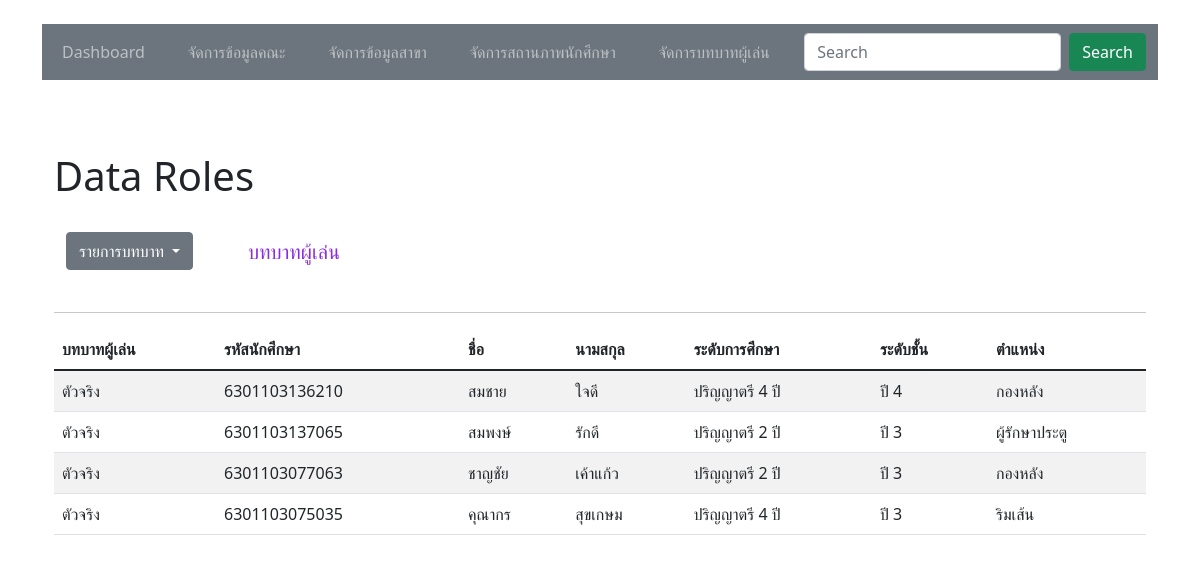
Screenshot of /dataRoles.php?roleId=1 with the database file from the repository.
### tables this page shows
CREATE TABLE `students` (
  `stId` int(11) NOT NULL,
  `studentId` varchar(13) NOT NULL,
  `firstName` varchar(255) NOT NULL,
  `lastName` varchar(255) NOT NULL,
  `personId` varchar(13) NOT NULL,
  `birthDate` date DEFAULT NULL,
  `phone` varchar(13) DEFAULT NULL,
  `address` varchar(255) DEFAULT NULL,
  `scholarshipId` int(11) NOT NULL,
  `statusId` int(11) NOT NULL,
  `awards` varchar(255) DEFAULT NULL,
  `study` varchar(255) DEFAULT NULL,
  `class` varchar(255) DEFAULT NULL,
  `majorId` int(11) NOT NULL,
  `fatherName` varchar(255) DEFAULT NULL,
  `fPhone` varchar(10) DEFAULT NULL,
  `motherName` varchar(255) DEFAULT NULL,
  `mPhone` varchar(10) DEFAULT NULL,
  `clubName` varchar(255) DEFAULT NULL,
  `position` varchar(255) DEFAULT NULL,
  `size` varchar(10) DEFAULT NULL,
  `number` varchar(4) DEFAULT NULL,
  `userRole` varchar(10) NOT NULL,
  `roleId` int(11) NOT NULL,
  `password` varchar(255) DEFAULT NULL,
  `image` varchar(255) DEFAULT NULL
);

CREATE TABLE `roles` (
  `roleId` int(11) NOT NULL,
  `roleType` varchar(100) NOT NULL
);

### dataRoles.php (the view, shortened to what this page needs)
<?php
require_once 'config/connect.php';
?>
<!DOCTYPE html>
<html lang="en">
<head>
  <link href="https://cdn.jsdelivr.net/npm/bootstrap@5.1.3/dist/css/bootstrap.min.css" rel="stylesheet">
  <link rel="stylesheet" href="https://cdn.datatables.net/1.11.5/css/jquery.dataTables.min.css">
</head>
<body>
  <div class="container mt-4 mb-4">
    <nav class="navbar navbar-expand-lg navbar-dark bg-secondary">
      <div class="container-fluid">
        <ul class="navbar-nav mb-2 mb-lg-0">
          <li class="nav-item fw-normal">
            <a class="nav-link" aria-current="page" href="dashboard.php">Dashboard</a>
          </li>
        </ul>
        <ul class="navbar-nav mb-2 mb-lg-0">
          <li class="nav-item fw-normal">
            <a class="nav-link" href="facultyPage.php">จัดการข้อมูลคณะ</a>
          </li>
        </ul>
        <ul class="navbar-nav mb-2 mb-lg-0">
          <li class="nav-item fw-normal">
            <a class="nav-link" href="majorPage.php">จัดการข้อมูลสาขา</a>
          </li>
        </ul>
        <ul class="navbar-nav mb-2 mb-lg-0">
          <li class="nav-item fw-normal">
            <a class="nav-link" href="statusPage.php">จัดการสถานภาพนักศึกษา</a>
          </li>
        </ul>
        <ul class="navbar-nav mb-2 mb-lg-0">
          <li class="nav-item fw-normal">
            <a class="nav-link" href="rolePage.php">จัดการบทบาทผู้เล่น</a>
          </li>
        </ul>
        <ul class="navbar-nav mb-2 mb-lg-0">
          <form class="d-flex">
            <input class="form-control me-2" type="search" placeholder="Search" aria-label="Search">
            <button class="btn btn-success" type="submit">Search</button>
          </form>
        </ul>
      </div>
    </nav>
    <br>
  </div>
  <div class="container-sm">
    <div class="container mt-5">
      <div class="row">
        <div class="col-md-6">
          <h1>Data Roles</h1>
        </div>
      </div>
      <br>
      <div class="container">
        <div class="row">
          <div class="col-md-2">
            <div class="dropdown">
              <button class="btn btn-secondary dropdown-toggle" type="button" id="dropdownMenuButton1" data-bs-toggle="dropdown" aria-expanded="false">
                รายการบทบาท
              </button>
            </div>
          </div>
          <div class="col-md-2 mt-2 text-left" style="color:blueviolet;">
            <h5>บทบาทผู้เล่น</h5>
          </div>
        </div>
      </div>
      <br>
      <hr>
      <table class="table table-striped">
        <thead>
          <tr>
            <th scope="col">บทบาทผู้เล่น</th>
            <th scope="col">รหัสนักศึกษา</th>
            <th scope="col">ชื่อ</th>
            <th scope="col">นามสกุล</th>
            <th scope="col">ระดับการศึกษา</th>
            <th scope="col">ระดับชั้น</th>
            <th scope="col">ตำแหน่ง</th>
          </tr>
        </thead>
        <tbody>
          <?php
          if (isset($_GET['roleId'])) {
            $roleId = $_GET['roleId'];
            $sql = $conn->query("SELECT students.*, roles.roleType
                                    FROM students
                                    INNER JOIN roles ON students.roleId=roles.roleId
                                    WHERE students.roleId=$roleId
                                    AND students.userRole!='admin'");
            $sql->execute();
            $data = $sql->fetchAll();
          }
          if (!$data) {
            echo "<tr><td colspan='7' class='text-center'>No Data found</td></tr>";
          } else {
            foreach ($data as $role) {
          ?>
              <tr>
                <td><?= $role['roleType']; ?></td>
                <td><?= $role['studentId']; ?></td>
                <td><?= $role['firstName']; ?></td>
                <td><?= $role['lastName']; ?></td>
                <td><?= $role['study']; ?></td>
                <td><?= $role['class']; ?></td>
                <td><?= $role['position']; ?></td>
              </tr>
          <?php }
          } ?>
        </tbody>
      </table>
    </div>
  </div>
</body>
</html>

### rows the page displays
students: roleId.roleType "ตัวจริง", studentId "6301103136210", firstName "สมชาย", lastName "ใจดี", study "ปริญญาตรี 4 ปี", class "ปี 4", position "กองหลัง"
students: roleId.roleType "ตัวจริง", studentId "6301103137065", firstName "สมพงษ์", lastName "รักดี", study "ปริญญาตรี 2 ปี", class "ปี 3", position "ผู้รักษาประตู"
students: roleId.roleType "ตัวจริง", studentId "6301103077063", firstName "ชาญชัย", lastName "เค้าแก้ว", study "ปริญญาตรี 2 ปี", class "ปี 3", position "กองหลัง"
students: roleId.roleType "ตัวจริง", studentId "6301103075035", firstName "คุณากร", lastName "สุขเกษม", study "ปริญญาตรี 4 ปี", class "ปี 3", position "ริมเส้น"
